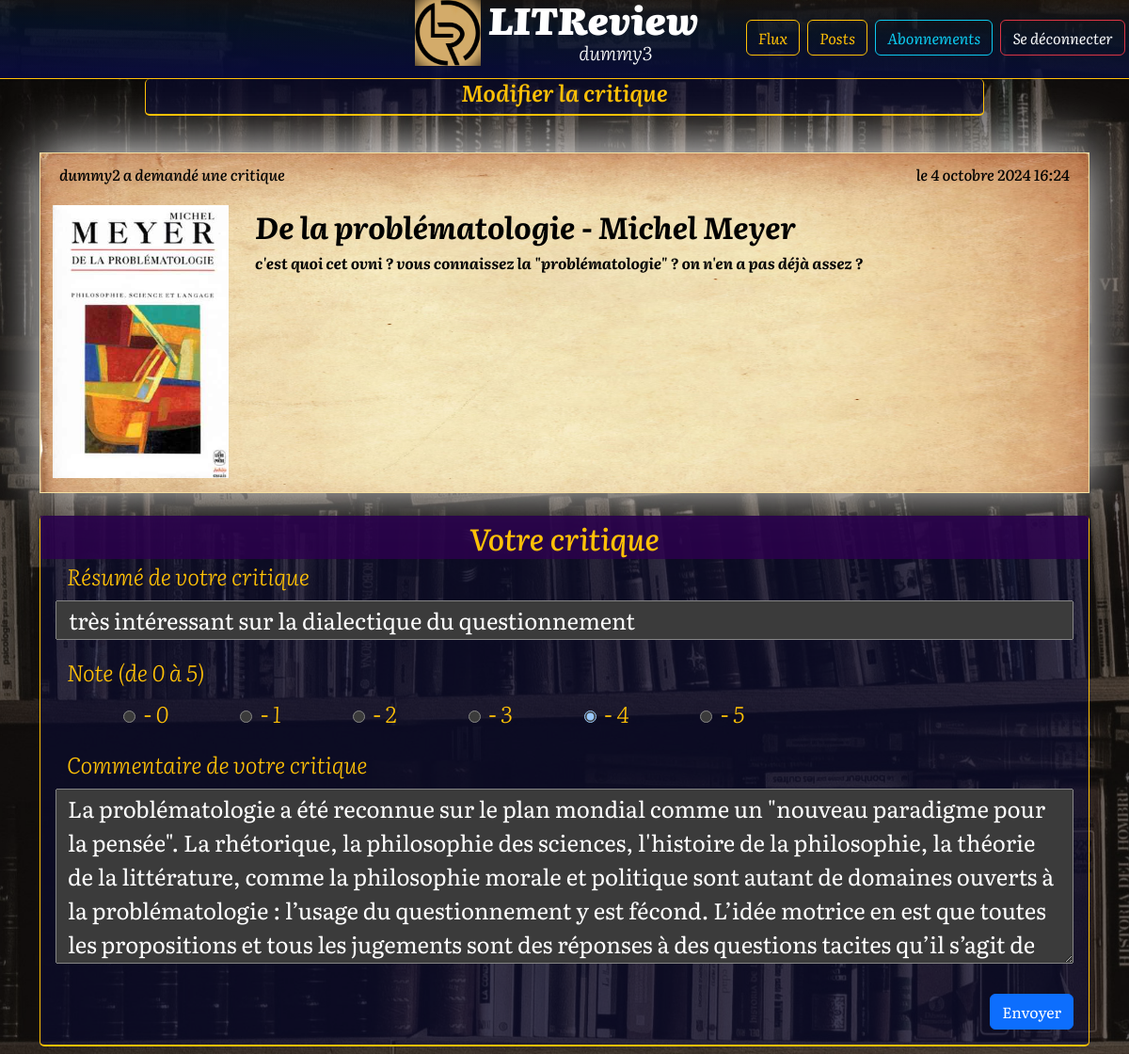
Page /modifier_critique/3/ (signed in) on the earlier database version.
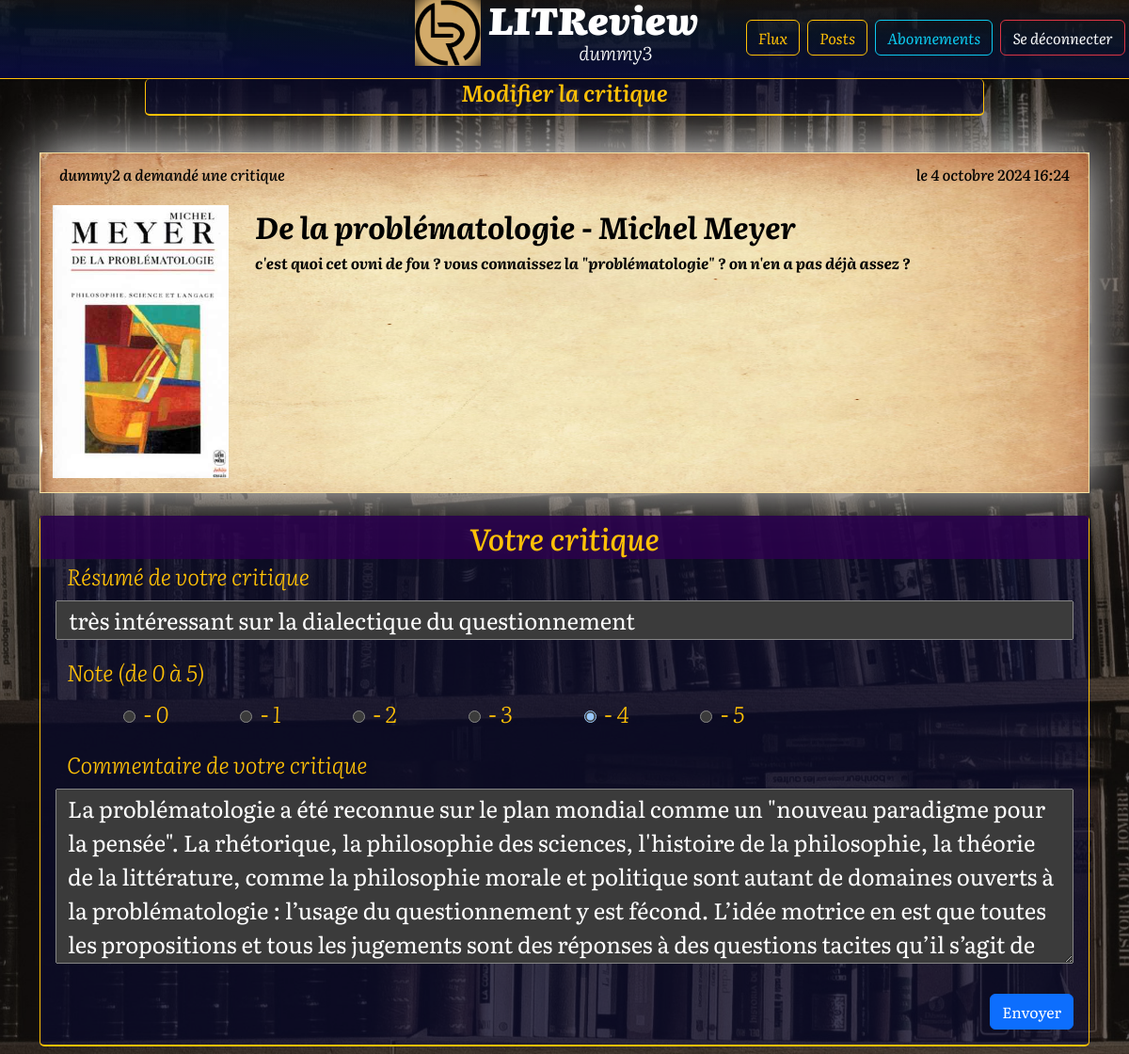
Same page on the later database version.
### authentication/models.py (models this page shows)
class CustomUser(AbstractUser):
    email = models.EmailField(unique=True)

### blog/models.py (models this page shows, shortened)
class Ticket(models.Model):
    title = models.CharField(
        max_length=128, verbose_name="Titre")  # Titre du livre ou article
    description = models.TextField(
        max_length=1024, verbose_name="Description", blank=True)  # Description du billet
    time_created = models.DateTimeField(
        auto_now_add=True, verbose_name="Date de création") # Date de création/publication
    user = models.ForeignKey(
        to=settings.AUTH_USER_MODEL, on_delete=models.CASCADE) # L'utilisateur qui a créé le billet
    image = models.ImageField(
        null=True, blank=True, verbose_name="image du billet", default='no_image.png') # image du billet
    IMAGE_MAX_FILE_SIZE = 2 * 1024 * 1024  # Limite de taille : 2 MB
    class Meta:
        verbose_name = 'Billet'
        verbose_name_plural = 'Tous les billets'
        ordering = ['-time_created']

class Review(models.Model):
    ticket = models.ForeignKey(to=Ticket, on_delete=models.CASCADE)
    rating = models.PositiveSmallIntegerField(
        validators=[MinValueValidator(0), MaxValueValidator(5)])
    headline = models.CharField(max_length=128)
    body = models.TextField(max_length=2048, blank=True)
    user = models.ForeignKey(to=settings.AUTH_USER_MODEL, on_delete=models.CASCADE)
    time_created = models.DateTimeField(auto_now_add=True)
    class Meta:
        verbose_name = 'Critique'
        verbose_name_plural = 'Toutes les critiques'
        ordering = ['time_created']

### blog/views.py (the view, shortened to what this page needs)
# urls.py: path('modifier_critique/<int:review_id>/', ReviewView.as_view(), name='modifier_critique'),
class ReviewView(LoginRequiredMixin, CreateView, UpdateView):
    model = Review
    form_class = ReviewForm
    template_name = 'blog/creer_critique.html'
    def get_object(self, queryset=None):
        review_id = self.kwargs.get('review_id')  # On récupère l'ID de la critique
        if review_id:
            review = get_object_or_404(Review, id=review_id, user=self.request.user)
            return review
        return None
    def get_context_data(self, **kwargs):
        context = super().get_context_data(**kwargs)
        if self.get_object():
            ticket = self.get_object().ticket
        else:
            ticket_id = self.kwargs['ticket_id']
            ticket = get_object_or_404(Ticket, id=ticket_id)
        context['ticket'] = ticket
        context['is_editing'] = True if self.get_object() else False
        return context

### blog/forms.py
class ReviewForm(forms.ModelForm):
    class Meta:
        model = Review
        fields = ['headline', 'rating', 'body']
        widgets = {
            'rating': forms.RadioSelect(
                choices=[(0, ' - 0'), (1, ' - 1'), (2, ' - 2'), (3, ' - 3'), (4, ' - 4'), (5, ' - 5')]),
            'body': forms.Textarea(attrs={'rows': '5'})
        }

### blog/templates/blog/creer_critique.html (shortened to what this page needs)
{% extends 'base.html' %}
{% load django_bootstrap5 %}
{% load static %}
{% block content %}
<main class="main-content Literata-500">
    <div class="justify-content-center align-content-center pt-0 mt-0 pb-1 px-1 mb-0 w-75">
        <h1 class="ticket-page-title fw-semibold pb-2">{% if is_editing %}Modifier la critique{% else %}Critique en réponse à un billet{% endif %}</h1>
    </div>
    <div class="container mt-1 justify-content-center align-content-center py-2">
        <div class="mt-2 mb-2">
            {% include 'blog/partials/ticket_mesposts.html' with ticket=ticket %}
        </div>
        <form method="post" class="Literata-500 ticket-page-title">
            <h2 class="mt-4 mb-0 backgr-indigo text-center p-1"
            aria-label="Votre critique de {{ ticket.title }}">Votre critique</h2>
            <div class="mb-3 mx-3 row">
                <label for="headline" class="form-label col-auto"
                aria-label="Titre/résumé de votre critique">Résumé de votre critique</label>
                {{ form.headline }}
            </div>
            <div class="mb-3 mx-3 mx-xs-0 row">
                <label for="rating" class="form-label col-auto"
                aria-label="Note d'évaluation de l'ouvrage/article">Note (de 0 à 5)</label>
                <div class="d-flex">
                    {% for radio in form.rating %}
                        <div class="form-check form-check-inline align-middle ms-lg-4 ms-xs-0"
                            aria-label="Note d'évaluation{{ radio.choice_label }} sur 5">
                            {{ radio.tag }}
                            <label class="form-check-label ms-1">
                            {{ radio.choice_label }}</label>
                        </div>
                    {% endfor %}
                </div>
            </div>
            <div class="mb-3 mx-3 row">
                <label for="body" class="form-label col-auto"
                aria-label="Votre commentaire critique de l'ouvrage/article">Commentaire de votre critique</label>
                {{ form.body }}
            </div>
            <div class="d-grid d-md-flex justify-content-md-end pe-2">
                <button type="submit" class="btn btn-primary my-3 mx-2"
                aria-label="Envoyer votre critique">Envoyer</button>
            </div>
        </form>
    </div>
</main>
{% endblock %}

### templates/base.html (shortened to what this page needs)
{% load static %}
{% load django_bootstrap5 %}
<!DOCTYPE html>
<html lang="fr" data-bs-theme="dark">
<head>
    <link rel="stylesheet" href="{% static 'css/bootstrap.css' %}">
    <link rel="stylesheet" href="{% static 'css/style.css' %}">
</head>
<body class="literata-300">
    {% if user.is_authenticated %}
        {% include 'blog/partials/header_connected.html' %}
    {% else %}
        {% include 'authentication/partials/header.html' %}
    {% endif %}
    {% block content %}
    {% endblock content %}
</body>
</html>

### blog/templates/blog/partials/header_connected.html (shortened to what this page needs)
{% load static %}
<header class="literata-900 sticky-top">
    <nav class="navbar header-gradient border-bottom border-warning pt-0 mt-0">
        <div class="container-fluid d-flex align-items-center position-relative">
            <div class="d-flex justify-content-center w-100">
                <a class="navbar-brand mb-0 mt-0 pt-0 d-flex align-items-center" href="/">
                    <img src="{% static 'images/LITrevu.png' %}" alt="Logo du site LITReview" width="70" height="70" class="me-2">
                    <div class="d-flex flex-column">
                        <span class="literata-900 pt-0 mt-0 mb-0 pb-0" style="line-height: 1; font-size: 2.5rem;">LITReview</span>
                        <span class="literata-300 fw-light mt-0 pt-0 ms-5 ps-5">{{ user.username }}</span>
                    </div>
                </a>
            </div>
            <div class="d-none d-xl-flex position-absolute mt-1 end-0">
                <a class="btn btn-outline-warning literata-400 me-2"
                href="{% url 'blog:flux' %}"
                aria-label="Le Flux de revues littéraires - création de billets, de critiques et réponses-critiques aux demandes de votre réseau">
                Flux</a>
                <a class="btn btn-outline-warning literata-400 me-2"
                href="{% url 'blog:mesposts' %}"
                aria-label="Vos Posts de revues littéraires - modification et suppression">
                Posts</a>
                <a class="btn btn-outline-info literata-400 me-2"
                href="{% url 'blog:mesabonnements' %}"
                aria-label="Page de gestion de votre réseau - vous abonner ou vous désabonner, bloquer ou débloquer un abonné">
                Abonnements</a>
                <a class="btn btn-outline-danger text-light literata-400 me-1"
                href="{% url 'authentication:logout' %}"
                aria-label="Vous déconnecter du site">
                Se déconnecter</a>
            </div>
        </div>
    </nav>
</header>

### blog/templates/blog/partials/ticket_mesposts.html (shortened to what this page needs)
{% extends 'blog/partials/ticket_base.html' %}
{% load django_bootstrap5 %}
{% load static %}

### blog/templates/blog/partials/ticket_base.html (shortened to what this page needs)
<div class="billet-box ticket-item d-flex flex-column mb-4">
    <div class="row literata-500">
        {% if ticket.user == request.user %}
            <p class="col text-start">Vous avez demandé une critique</p>
        {% else %}
            <p class="col text-start">{{ ticket.user.username }} a demandé une critique</p>
        {% endif %}
            <p class="col text-end">le {{ ticket.time_created }}</p>
    </div>
    <div class="d-flex row gap-1 row-gap-1 flex-grow-1">
        {% if ticket.image %}
            <img src="{{ ticket.image.url }}" class="m-0 me-lg-2 pe-lg-2 image-ticket" alt="Image de {{ticket.title}}">
        {% endif %}
        <div class="d-flex flex-column col-sm m-0 m-lg-1 p-lg-1">
            <h2 class="text-start literata-700"
            aria-label="le titre de la demande de critique : {{ ticket.title }}">
            {{ ticket.title }}</h2>
            <p class="text-start literata-700 flex-grow-1"
            aria-label="la description de la demande de critique :  {{ ticket.description }}">
            {{ ticket.description }}</p>
        </div>
    </div>
</div>

### static/css/style.css (style rules this page uses)
body { font-family: "Literata", serif; font-optical-sizing: auto; font-weight: 400; font-style: italic; position: relative; z-index: 1; }
.literata-900 { font-family: "Literata", serif; font-optical-sizing: auto; font-weight: 900; font-style: italic; }
.literata-700 { font-family: "Literata", serif; font-optical-sizing: auto; font-weight: 700; font-style: italic; }
.literata-500 { font-family: "Literata", serif; font-optical-sizing: auto; font-weight: 500; font-style: italic; }
.literata-400 { font-family: "Literata", serif; font-optical-sizing: auto; font-weight: 400; font-style: italic; }
.literata-300 { font-family: "Literata", serif; font-optical-sizing: auto; font-weight: 300; font-style: italic; }
body::before { content: ""; position: fixed; top: 0; left: 0; right: 0; bottom: 0; background: url("../images/background.jpg") no-repeat center center; background-size: cover; filter: grayscale(55%); z-index: -1; }
.form-label { background-color: transparent; color: inherit; }
.sticky-top { position: -webkit-sticky; position: sticky; top: 0; z-index: 1080; }
.header-gradient { background: linear-gradient(1deg, rgba(9,10,59,1) 0%, rgba(3,22,51,0.6) 60%, rgba(71,43,14,0.2) 100%); width: 100%; }
.main-content { display: flex; flex-direction: column; align-items: center; max-width: 100%; padding: 0px; }
.billet-box { color: black; border: 1px solid #f5e0a2; text-align: center; width: 100%; max-width: 1280px; padding: 10px 20px 10px 20px; margin-top: 15px; background: url("../images/old-book2.jpg"); background-size: 100% 110%; filter: drop-shadow(0px -4px 30px whitesmoke); }
.image-ticket { max-width: 200px; max-height: 300px; padding: 5px 20px 5px 5px; }
.ticket-page-title { position: sticky; top: 0; z-index: 1030; background-color: rgba(9, 10, 59, 0.5); text-align: center; color: #ffc107; width: 100%; border-bottom: 2px solid #ffc107; border-right: 1px solid #ffc107; border-left: 1px solid #ffc107; border-radius: 5px; font-size: 1.5rem; font-style: italic; }
.backgr-indigo { background-color: rgba(46,0,79, 0.8); }

Differences in the rows shown:
changed Ticket "De la problématologie - Michel Meyer": description "c'est quoi cet ovni ? vous connaissez la \"problématologie\" ? on n'en a pas déjà assez ?" → "c'est quoi cet ovni de fou ? vous connaissez la \"problématologie\" ? on n'en a pas déjà assez ?"
